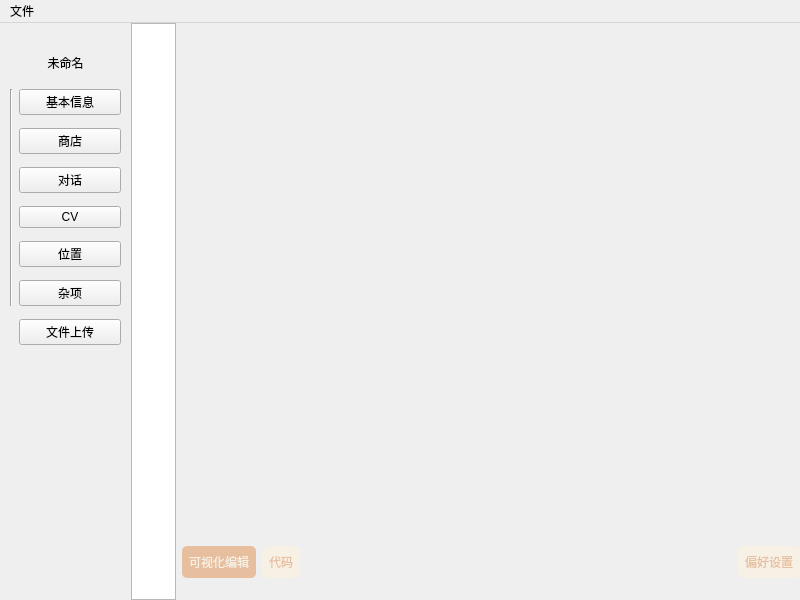
<?xml version="1.0" encoding="UTF-8"?>
<ui version="4.0">
 <class>MainWindow</class>
 <widget class="QMainWindow" name="MainWindow">
  <property name="geometry">
   <rect>
    <x>0</x>
    <y>0</y>
    <width>800</width>
    <height>600</height>
   </rect>
  </property>
  <property name="windowTitle">
   <string>原神 BWIKI NPC图鉴第三方编辑器 REL 1.4.5 B</string>
  </property>
  <widget class="QWidget" name="centralwidget">
   <property name="sizePolicy">
    <sizepolicy hsizetype="Maximum" vsizetype="Maximum">
     <horstretch>0</horstretch>
     <verstretch>0</verstretch>
    </sizepolicy>
   </property>
   <layout class="QGridLayout" name="gridLayout_4">
    <property name="leftMargin">
     <number>0</number>
    </property>
    <property name="topMargin">
     <number>0</number>
    </property>
    <property name="rightMargin">
     <number>0</number>
    </property>
    <property name="bottomMargin">
     <number>0</number>
    </property>
    <item row="0" column="0">
     <layout class="QGridLayout" name="gridLayout">
      <property name="verticalSpacing">
       <number>0</number>
      </property>
      <item row="1" column="0">
       <widget class="QStackedWidget" name="project_tree">
        <property name="maximumSize">
         <size>
          <width>125</width>
          <height>16777215</height>
         </size>
        </property>
        <property name="currentIndex">
         <number>0</number>
        </property>
        <widget class="QWidget" name="page_3">
         <widget class="QWidget" name="layoutWidget">
          <property name="geometry">
           <rect>
            <x>10</x>
            <y>20</y>
            <width>111</width>
            <height>316</height>
           </rect>
          </property>
          <layout class="QGridLayout" name="gridLayout_2">
           <item row="0" column="0" colspan="2">
            <widget class="QPushButton" name="project_name">
             <property name="styleSheet">
              <string notr="true"/>
             </property>
             <property name="text">
              <string>未命名</string>
             </property>
             <property name="flat">
              <bool>true</bool>
             </property>
            </widget>
           </item>
           <item row="5" column="1">
            <widget class="QPushButton" name="npc_location_switcher">
             <property name="styleSheet">
              <string notr="true"/>
             </property>
             <property name="text">
              <string>位置</string>
             </property>
            </widget>
           </item>
           <item row="2" column="1">
            <widget class="QPushButton" name="npc_store_switcher">
             <property name="styleSheet">
              <string notr="true"/>
             </property>
             <property name="text">
              <string>商店</string>
             </property>
            </widget>
           </item>
           <item row="6" column="1">
            <widget class="QPushButton" name="extra_switcher">
             <property name="styleSheet">
              <string notr="true"/>
             </property>
             <property name="text">
              <string>杂项</string>
             </property>
            </widget>
           </item>
           <item row="1" column="0" rowspan="6">
            <widget class="Line" name="tree_holder">
             <property name="orientation">
              <enum>Qt::Vertical</enum>
             </property>
            </widget>
           </item>
           <item row="1" column="1">
            <widget class="QPushButton" name="basic_info_switcher">
             <property name="styleSheet">
              <string notr="true"/>
             </property>
             <property name="text">
              <string>基本信息</string>
             </property>
            </widget>
           </item>
           <item row="3" column="1">
            <widget class="QPushButton" name="npc_dialog_switcher">
             <property name="styleSheet">
              <string notr="true"/>
             </property>
             <property name="text">
              <string>对话</string>
             </property>
            </widget>
           </item>
           <item row="4" column="1">
            <widget class="QPushButton" name="cv_table_switcher">
             <property name="styleSheet">
              <string notr="true"/>
             </property>
             <property name="text">
              <string>CV</string>
             </property>
            </widget>
           </item>
           <item row="7" column="1">
            <widget class="QPushButton" name="file_switcher">
             <property name="text">
              <string>文件上传</string>
             </property>
            </widget>
           </item>
          </layout>
         </widget>
        </widget>
        <widget class="QWidget" name="page_4"/>
       </widget>
      </item>
      <item row="1" column="2">
       <widget class="QStackedWidget" name="working_area">
        <property name="currentIndex">
         <number>1</number>
        </property>
        <widget class="QWidget" name="page_5">
         <layout class="QGridLayout" name="gridLayout_3">
          <item row="1" column="0">
           <widget class="QLabel" name="welcome">
            <property name="font">
             <font>
              <family>微软雅黑</family>
              <pointsize>14</pointsize>
             </font>
            </property>
            <property name="text">
             <string>请选择需要编辑的部分。
或者您可以在【打开】选项卡中打开现存文件。</string>
            </property>
            <property name="alignment">
             <set>Qt::AlignCenter</set>
            </property>
            <property name="wordWrap">
             <bool>true</bool>
            </property>
           </widget>
          </item>
         </layout>
        </widget>
        <widget class="QWidget" name="page_6"/>
       </widget>
      </item>
      <item row="1" column="1" rowspan="2">
       <widget class="QGraphicsView" name="toolbar_shade">
        <property name="sizePolicy">
         <sizepolicy hsizetype="Fixed" vsizetype="Expanding">
          <horstretch>15</horstretch>
          <verstretch>0</verstretch>
         </sizepolicy>
        </property>
        <property name="maximumSize">
         <size>
          <width>45</width>
          <height>16777215</height>
         </size>
        </property>
        <property name="autoFillBackground">
         <bool>true</bool>
        </property>
        <property name="styleSheet">
         <string notr="true"/>
        </property>
        <property name="lineWidth">
         <number>0</number>
        </property>
        <property name="optimizationFlags">
         <set>QGraphicsView::DontAdjustForAntialiasing</set>
        </property>
       </widget>
      </item>
      <item row="2" column="2">
       <widget class="QStackedWidget" name="editor_selecter">
        <property name="sizePolicy">
         <sizepolicy hsizetype="Minimum" vsizetype="Preferred">
          <horstretch>0</horstretch>
          <verstretch>0</verstretch>
         </sizepolicy>
        </property>
        <property name="maximumSize">
         <size>
          <width>16777215</width>
          <height>75</height>
         </size>
        </property>
        <property name="currentIndex">
         <number>0</number>
        </property>
        <widget class="QWidget" name="page">
         <layout class="QGridLayout" name="gridLayout_5">
          <property name="leftMargin">
           <number>0</number>
          </property>
          <property name="topMargin">
           <number>0</number>
          </property>
          <property name="rightMargin">
           <number>0</number>
          </property>
          <property name="bottomMargin">
           <number>0</number>
          </property>
          <item row="0" column="0">
           <layout class="QHBoxLayout" name="horizontalLayout_3">
            <item>
             <widget class="QPushButton" name="visual_editor_selected">
              <property name="styleSheet">
               <string notr="true">padding: 7px;
border-radius: 5px;
background-color: rgb(231, 191, 159);
color: rgb(246, 240, 229);
border: 6px;</string>
              </property>
              <property name="text">
               <string>可视化编辑</string>
              </property>
              <property name="flat">
               <bool>true</bool>
              </property>
             </widget>
            </item>
            <item>
             <widget class="QPushButton" name="code_editor_released">
              <property name="styleSheet">
               <string notr="true">padding: 7px;
border-radius: 5px;
background-color: rgb(246, 240, 229);
color: rgb(231, 191, 159);
border: 6px;
</string>
              </property>
              <property name="text">
               <string>代码</string>
              </property>
             </widget>
            </item>
            <item>
             <spacer name="horizontalSpacer_3">
              <property name="orientation">
               <enum>Qt::Horizontal</enum>
              </property>
              <property name="sizeHint" stdset="0">
               <size>
                <width>5</width>
                <height>5</height>
               </size>
              </property>
             </spacer>
            </item>
            <item>
             <widget class="QPushButton" name="pushButton_9">
              <property name="styleSheet">
               <string notr="true">padding: 7px;
border-radius: 5px;
background-color: rgb(246, 240, 229);
color: rgb(231, 191, 159);
border: 6px;
</string>
              </property>
              <property name="text">
               <string>偏好设置</string>
              </property>
             </widget>
            </item>
           </layout>
          </item>
         </layout>
        </widget>
        <widget class="QWidget" name="page_2">
         <layout class="QHBoxLayout" name="horizontalLayout_5">
          <property name="leftMargin">
           <number>0</number>
          </property>
          <property name="topMargin">
           <number>0</number>
          </property>
          <property name="rightMargin">
           <number>0</number>
          </property>
          <property name="bottomMargin">
           <number>0</number>
          </property>
          <item>
           <layout class="QHBoxLayout" name="horizontalLayout_4">
            <item>
             <widget class="QPushButton" name="visual_editor_released">
              <property name="styleSheet">
               <string notr="true">padding: 7px;
border-radius: 5px;
background-color: rgb(246, 240, 229);
color: rgb(231, 191, 159);
border: 6px;
</string>
              </property>
              <property name="text">
               <string>可视化编辑</string>
              </property>
             </widget>
            </item>
            <item>
             <widget class="QPushButton" name="code_editor_selected">
              <property name="styleSheet">
               <string notr="true">padding: 7px;
border-radius: 5px;
background-color: rgb(231, 191, 159);
color: rgb(246, 240, 229);
border: 6px;</string>
              </property>
              <property name="text">
               <string>代码</string>
              </property>
             </widget>
            </item>
            <item>
             <spacer name="horizontalSpacer_4">
              <property name="orientation">
               <enum>Qt::Horizontal</enum>
              </property>
              <property name="sizeHint" stdset="0">
               <size>
                <width>40</width>
                <height>5</height>
               </size>
              </property>
             </spacer>
            </item>
            <item>
             <widget class="QPushButton" name="pushButton_12">
              <property name="styleSheet">
               <string notr="true">padding: 7px;
border-radius: 5px;
background-color: rgb(246, 240, 229);
color: rgb(231, 191, 159);
border: 6px;
</string>
              </property>
              <property name="text">
               <string>偏好设置</string>
              </property>
             </widget>
            </item>
           </layout>
          </item>
         </layout>
        </widget>
       </widget>
      </item>
     </layout>
    </item>
   </layout>
  </widget>
  <widget class="QMenuBar" name="menuBar">
   <property name="geometry">
    <rect>
     <x>0</x>
     <y>0</y>
     <width>800</width>
     <height>25</height>
    </rect>
   </property>
   <widget class="QMenu" name="menuqqq">
    <property name="title">
     <string>文件</string>
    </property>
    <addaction name="actionccc_2"/>
   </widget>
   <addaction name="menuqqq"/>
  </widget>
  <action name="actionccc">
   <property name="text">
    <string>ccc</string>
   </property>
  </action>
  <action name="actionccc_2">
   <property name="text">
    <string>ccc</string>
   </property>
  </action>
 </widget>
 <resources/>
 <connections/>
</ui>
